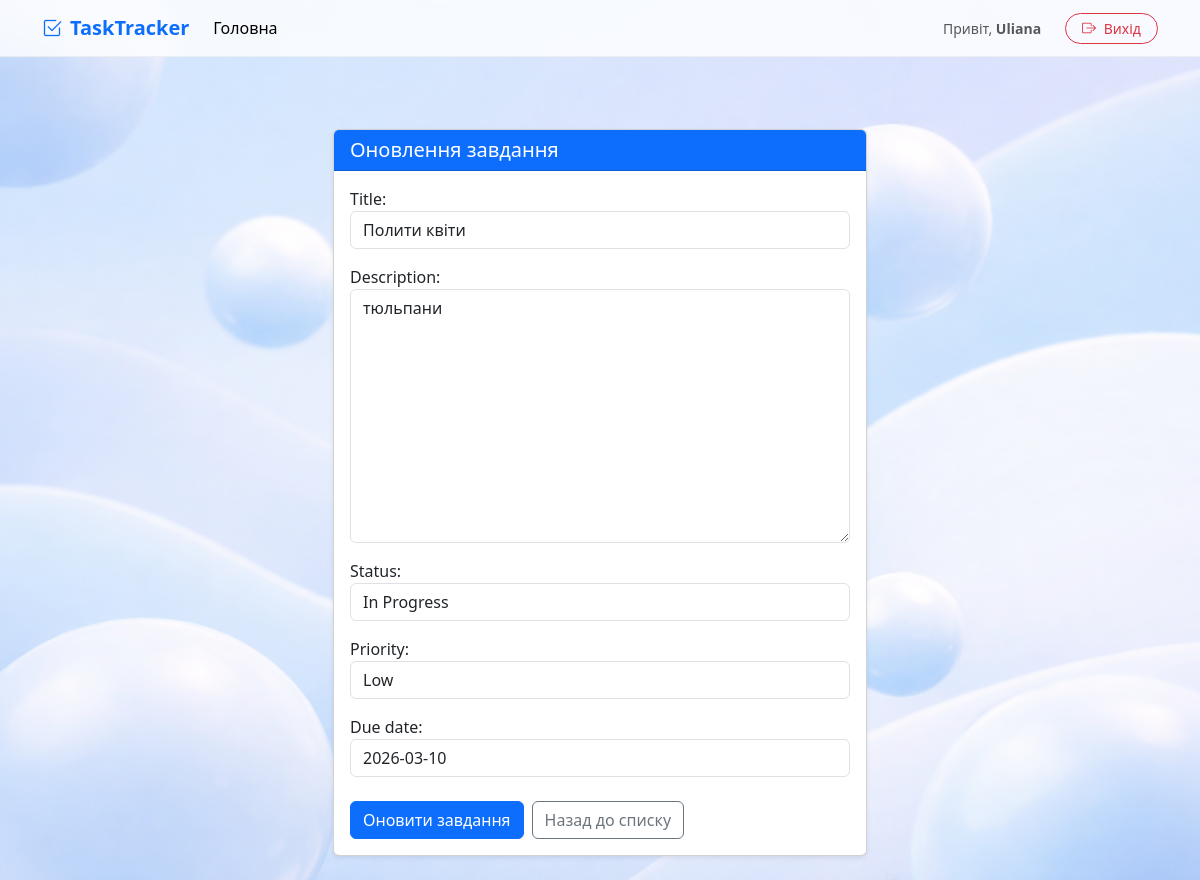
The page /7/update/ (signed in) on the database its author committed.
### tasks/models.py (models this page shows, shortened)
class Task(models.Model):
    STATUS_CHOICES = [
        ("todo", "To Do"),
        ("in_progress", "In Progress"),
        ("done", "Done"),
    ]
    PRIORITY_CHOICES = [
        ("low", "Low"),
        ("medium", "Medium"),
        ("high", "High"),
    ]
    title = models.CharField(max_length=256)
    description = models.TextField()
    status = models.CharField(max_length=20, choices=STATUS_CHOICES, default="todo")
    priority = models.CharField(max_length=20, choices=PRIORITY_CHOICES, default="medium")
    due_date = models.DateField(null=True, blank=True)
    creator = models.ForeignKey(User, on_delete=models.CASCADE, related_name="tasks")

### tasks/views.py (the view)
# urls.py: path("<int:pk>/update/", TaskUpdateView.as_view(), name="task-update"),
class TaskUpdateView(LoginRequiredMixin, UpdateView):
    model = models.Task
    form_class = TaskForm
    template_name = "tasks/task_update_form.html"
    success_url = reverse_lazy("tasks:task-list")

### tasks/forms.py
class TaskForm(forms.ModelForm):
    class Meta:
        model = Task
        fields = ["title", "description", "status", "priority", "due_date"]
    def __init__(self, *args, **kwargs):
        super(TaskForm, self).__init__(*args, **kwargs)
        for field in self.fields:
            self.fields[field].widget.attrs.update({"class": "form-control"})
        self.fields["due_date"].widget.attrs["class"] += " my-custom=datepicker"

### templates/tasks/task_update_form.html (shortened to what this page needs)
{% extends 'base.html' %}
{% block content %}
<div class="container mt-5">
    <div class="row justify-content-center">
        <div class="col-md-8 col-lg-6">
            <div class="card shadow-sm">
                <div class="card-header bg-primary text-white">
                    <h2 class="h5 mb-0">Оновлення завдання</h2>
                </div>
                <div class="card-body">
                    <form method="post">
                        <div class="mb-4">
                            {{ form.as_p }}
                        </div>
                        <div class="d-flex gap-2">
                            <button type="submit" class="btn btn-primary">
                                Оновити завдання
                            </button>
                            <a href="{% url 'tasks:task-list' %}" class="btn btn-outline-secondary">
                                Назад до списку
                            </a>
                        </div>
                    </form>
                </div>
            </div>
        </div>
    </div>
</div>
{% endblock %}

### templates/base.html (shortened to what this page needs)
{% load static %}
<!DOCTYPE html>
<html lang="uk">
<head>
    <link href="https://cdn.jsdelivr.net/npm/bootstrap@5.3.0/dist/css/bootstrap.min.css" rel="stylesheet">
    <link rel="stylesheet" href="https://cdn.jsdelivr.net/npm/bootstrap-icons@1.11.0/font/bootstrap-icons.css">
    <link href="{% static 'css/site.css' %}" rel="stylesheet">
</head>
<body>
    <nav class="navbar navbar-expand-lg navbar-custom sticky-top">
        <div class="container">
            <a class="navbar-brand fw-bold text-primary" href="{% url 'tasks:task-list' %}">
                <i class="bi bi-check2-square me-2"></i>TaskTracker
            </a>
            <div class="collapse navbar-collapse" id="navbarNav">
                <ul class="navbar-nav me-auto">
                    <li class="nav-item">
                        <a class="nav-link active" href="{% url 'tasks:task-list' %}">Головна</a>
                    </li>
                </ul>
                <div class="d-flex align-items-center gap-2">
                    {% if user.is_authenticated %}
                        <span class="navbar-text me-3 small">
                            Привіт, <strong>{{ user.username }}</strong>
                        </span>
                        <form action="{% url 'tasks:logout' %}" method="post" class="m-0">
                            <button type="submit" class="btn btn-sm btn-outline-danger rounded-pill px-3">
                                <i class="bi bi-box-arrow-right me-1"></i> Вихід
                            </button>
                        </form>
                    {% else %}
                        <a href="{% url 'tasks:login' %}" class="btn btn-sm btn-link text-decoration-none text-dark">Вхід</a>
                        <a href="{% url 'tasks:register' %}" class="btn btn-sm btn-primary rounded-pill px-4 shadow-sm">
                            Реєстрація
                        </a>
                    {% endif %}
                </div>
            </div>
        </div>
    </nav>
    <main class="py-4">
        <div class="container">
            {% block content %}
            {% endblock %}
        </div>
    </main>
</body>
</html>

### static/css/site.css (style rules this page uses)
html, body { height: 100%; margin: 0; }

### rows shown on the page
Task: title "Полити квіти", description "тюльпани", status "In Progress", priority "Low", due_date "2026-03-10"

### other values the page prints
{{ user.username }} "Uliana"
